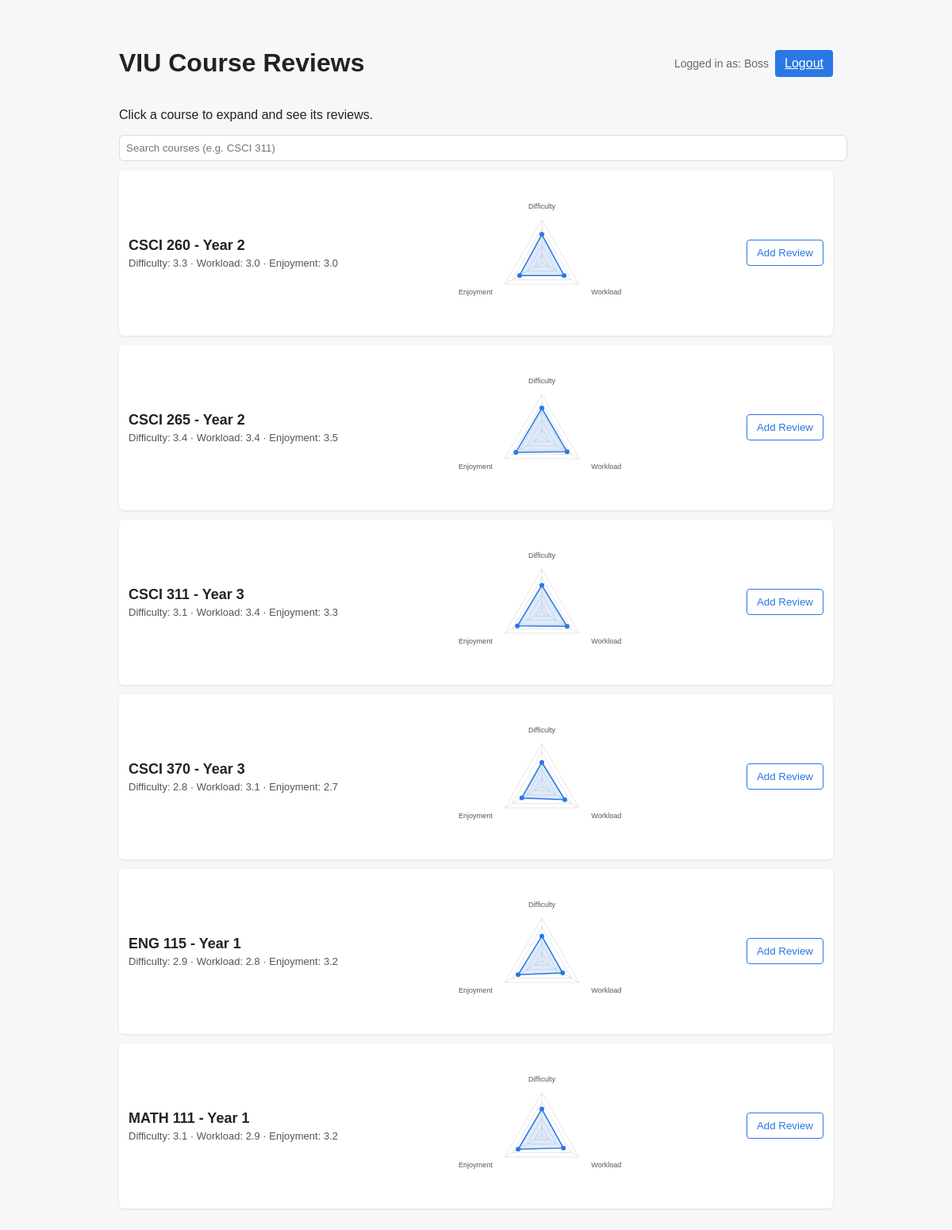
Screenshot of / (signed in) with the database file from the repository.
### app.py (models this page shows, shortened)
class Users(UserMixin, db.Model):
    __tablename__ = 'user'
    id = db.Column(db.Integer, primary_key=True)
    username = db.Column(db.String(50), unique=True, nullable=False)
    password = db.Column(db.String(50), nullable=False)
    roles = db.relationship('Role', secondary=roles_users, backref='roled')

class CourseModel(db.Model):
    id = db.Column(db.Integer, primary_key=True)  # course number e.g. 311
    program = db.Column(db.String(32), nullable=False)  # e.g. CSCI
    courseYear = db.Column(db.Integer, nullable=False)
    reviews = db.relationship('ReviewModel', backref='course', cascade='all, delete-orphan', lazy=True)
    def average_ratings(self):
        if not self.reviews:
            return {'difficulty': None, 'workLoad': None, 'enjoyment': None}
        count = len(self.reviews)
        avg_d = sum(r.difficulty for r in self.reviews) / count
        avg_w = sum(r.workLoad for r in self.reviews) / count
        avg_e = sum(r.enjoyment for r in self.reviews) / count
        return {
            'difficulty': round(avg_d, 1),
            'workLoad': round(avg_w, 1),
            'enjoyment': round(avg_e, 1)
        }

### app.py (the view)
@app.route('/')
def home():
    courses = get_courses()
    return render_template('home.html', courses=courses)

### app.py (called while the page is built)
def get_courses():
    courses = {}
    for c in CourseModel.query.order_by(CourseModel.program, CourseModel.id).all():
        courses[c.id] = c
    return courses

@login_manager.user_loader
def loadUser(user_id):
    return Users.query.get(int(user_id))

### templates/home.html (shortened to what this page needs)
<!DOCTYPE html>
<html>
<head>
</head>
<body>
    <div class="container">
        <div class="header">
            <h1>VIU Course Reviews</h1>
            <div style="display: flex; gap: 8px; align-items: center;">
                {% if current_user.is_authenticated %}
                <span style="color: #666; font-size: 14px;">Logged in as: {{ current_user.username }}</span>
                <a class="btn" href="/logout">Logout</a>
                {% else %}
                <a class="btn" href="/login">Login</a>
                <a class="btn" href="/register">Register</a>
                {% endif %}
            </div>
        </div>
        <p>Click a course to expand and see its reviews.</p>
        <div style="margin: 12px 0;">
            <input id="course-search" placeholder="Search courses (e.g. CSCI 311)"
                   style="width: 100%; padding: 8px; border-radius: 6px; border: 1px solid #ddd;" />
        </div>
        {% for num, c in courses.items() %}
        <div class="card" data-search="{{ c.program }} {{ c.id }}">
            <details>
                <summary>
                    <div class="course-row">
                        <div>
                            <div class="course-title">{{ c.program }} {{ c.id }} - Year {{ c.courseYear }}</div>
                            <div style="font-size: 13px; color: #555; margin-top: 4px;">
                                {% set avg = c.average_ratings() %}
                                {% if avg.difficulty is not none %}
                                Difficulty: {{ avg.difficulty }} · Workload: {{ avg.workLoad }} · Enjoyment: {{ avg.enjoyment }}
                                {% else %}
                                No ratings yet
                                {% endif %}
                            </div>
                        </div>
                        {% set avg = c.average_ratings() %}
                            <div class="triangle-chart"
                                data-difficulty="{{ avg.difficulty if avg.difficulty is not none else 0 }}"
                                data-workload="{{ avg.workLoad if avg.workLoad is not none else 0 }}"
                                data-enjoyment="{{ avg.enjoyment if avg.enjoyment is not none else 0 }}">
                            </div>
                        {% if current_user.is_authenticated %}
                        <button class="btn outline" onclick="location.href='/createReview?course={{ c.id }}'; event.stopPropagation();">
                            Add Review
                        </button>
                        {% else %}
                        <button class="btn outline" onclick="location.href='/login'; event.stopPropagation();">
                            login to leave a review
                        </button>
                        {% endif %}
                    </div>
                </summary>
            </details>
        </div>
        {% endfor %}
    </div>
</body>
</html>

### templates/home.html (style rules this page uses)
body { font-family: Arial, sans-serif; background: #f7f7f9; color: #222; }
.container { max-width: 900px; margin: 24px auto; padding: 16px; }
.header { display: flex; justify-content: space-between; align-items: center; }
.card { background: white; border-radius: 6px; box-shadow: 0 1px 3px rgba(0,0,0,0.1); margin: 12px 0; padding: 12px; }
.course-row { display: flex; justify-content: space-between; align-items: center; }
.course-title { font-size: 18px; font-weight: 600; }
.btn { background: #2b78e4; color: white; border: none; padding: 8px 12px; border-radius: 4px; cursor: pointer; }
.btn.outline { background: white; color: #2b78e4; border: 1px solid #2b78e4; }
details summary { cursor: pointer; list-style: none; }

### rows the page displays
Users: username "Boss"
CourseModel: program "CSCI", id "260", courseYear "2", difficulty "3.3", workLoad "3.0", enjoyment "3.0"
CourseModel: program "CSCI", id "265", courseYear "2", difficulty "3.4", workLoad "3.4", enjoyment "3.5"
CourseModel: program "CSCI", id "311", courseYear "3", difficulty "3.1", workLoad "3.4", enjoyment "3.3"
CourseModel: program "CSCI", id "370", courseYear "3", difficulty "2.8", workLoad "3.1", enjoyment "2.7"
CourseModel: program "ENG", id "115", courseYear "1", difficulty "2.9", workLoad "2.8", enjoyment "3.2"
CourseModel: program "MATH", id "111", courseYear "1", difficulty "3.1", workLoad "2.9", enjoyment "3.2"
